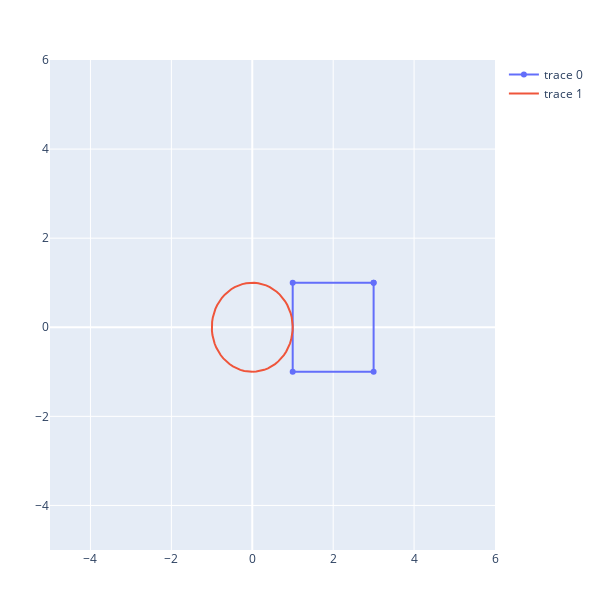

Here is the notebook cell this chart was saved with:
### Code cell
D1 = DiagramDual(MyCircle())
D2 = DiagramDual(MySquare(2));
D3  = beside(D1,D2,[1,0])

function plotgeometry(D::DiagramDual; kwargs...)
    map(plotgeometry,D.p)
end

p = plotgeometry(D3)
plot(p,layout)
